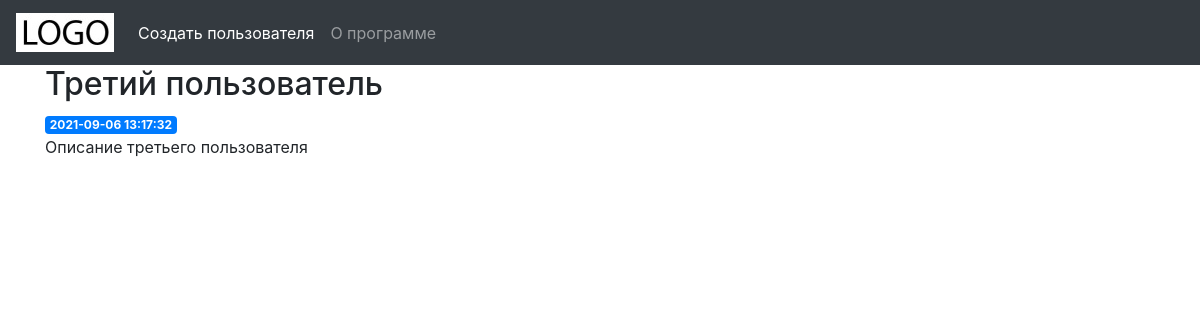
The page /5 on the database its author committed.
### tables this page shows
CREATE TABLE posts (
    id INTEGER PRIMARY KEY AUTOINCREMENT,
    created TIMESTAMP NOT NULL DEFAULT CURRENT_TIMESTAMP,
    title TEXT NOT NULL,
    content TEXT NOT NULL
);

### app.py (the view)
@app.route('/<int:post_id>')
def post(post_id):
    post = get_post(post_id)
    return render_template('post.html', post=post)

### app.py (called while the page is built)
def get_db_connection():
    conn = sqlite3.connect('database.db')
    conn.row_factory = sqlite3.Row
    return conn

def get_post(post_id):
    conn = get_db_connection()
    post = conn.execute('SELECT * FROM posts WHERE id = ?',
                        (post_id,)).fetchone()
    conn.close()
    if post is None:
        abort(404)
    return post

### templates/post.html
{% extends 'base.html' %}
{% block content %}
    <h2>{% block title %} {{ post['title'] }} {% endblock %}</h2>
    <span class="badge badge-primary">{{ post['created'] }}</span>
    <p>{{ post['content'] }}</p>
{% endblock %}

### rows shown on the page
posts: title "Третий пользователь", created "2021-09-06 13:17:32", content "Описание третьего пользователя"
